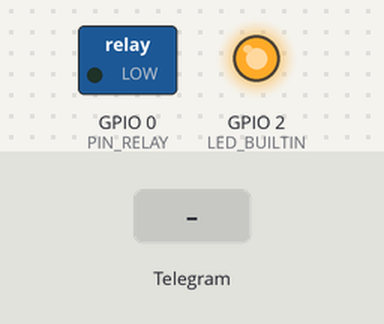
Bench run of a sketch on a simulated ESP8266 (NodeMCU). On the bench: switched loads named in the sketch (green lamp = pin HIGH), output pins drawn as LEDs (lit = HIGH, except the on-board LED, lit = LOW). The inputs (shaded band) are chosen by the test bench. WiFi joins after 1.5 s; servers stay silent unless stated; what the sketch prints to the serial monitor is not drawn.

Above: at 2.7 s.
2.8 s: Telegram message "/on" received
At 4.17 s:
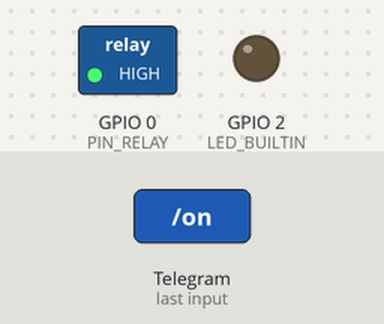
At 5.3 s:
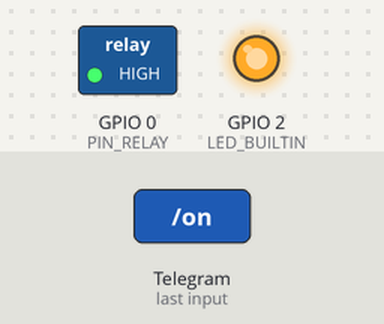
5.7 s: Telegram message "/off" received
At 8.26 s:
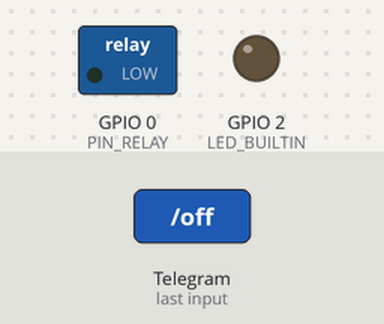
Timing chart, 0 to 13.9 s (numbered marks = the images above; inputs shaded):
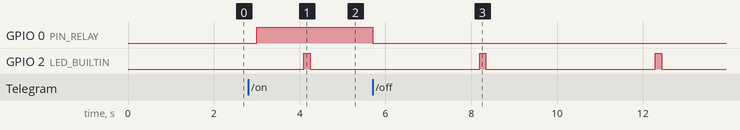

Measured:
- after the input at 2.8 s, GPIO 0 (PIN_RELAY): LOW → HIGH after 0.20 s
- after the input at 5.7 s, GPIO 0 (PIN_RELAY): HIGH → LOW at once
- by itself, GPIO 2 (LED_BUILTIN): alternates HIGH for 0.15 s and LOW for 3.9 s

The sketch:

sketch_feb20a.ino
```cpp
//
// Учебный стенд для занятий по Wi-Fi
//
// Управление реле через Интернет
// Версия для Telegram-бота
//
// Февраль 2025 г.
// 1.0 v
//


// Библиотека Wi-Fi

#include <ESP8266WiFi.h>

#define MY_SSID "fizmat"
#define MY_PASS ""

// Библиотека BOT

#include <FastBot.h>

// Ссылка, которая позволит вам создать бота - https://t.me/BotFather

FastBot bot("" /* BOT_TOKEN */);

// Pin нагрузки

#define PIN_RELAY 0


void setup() {

  pinMode(LED_BUILTIN, OUTPUT);
  pinMode(PIN_RELAY, OUTPUT);
  // digitalWrite(PIN_RELAY, HIGH); // только модуля расширения для ESP-01/ESP-01s

  Serial.begin(9600);

  Serial.println();
  Serial.println("Hello");

  // Инициализация Wi-Fi

  WiFi.begin(MY_SSID, MY_PASS);

  Serial.print("MAC address: ");
  Serial.println(WiFi.macAddress());

  while (WiFi.status() != WL_CONNECTED) {
    delay(500);
    Serial.print(".");
  }

  Serial.println("");
  Serial.print("Connected to ");
  Serial.println(WiFi.SSID());
  Serial.print("IP address: ");
  Serial.println(WiFi.localIP());

  // Инициализация бота

  bot.attach(newMsg);

}


void loop() {

  // Сигнальный светодиод

  digitalWrite(LED_BUILTIN, ( WiFi.status() == WL_CONNECTED && bitRead( millis(), 11 ) == 0 && bitRead( millis() + 1900, 11 ) == 0 ) ? HIGH : LOW);

  // Помощник бота

  tick();

}


void tick() { bot.tick(); }


//
// Обработчика сообщений бота
//

void newMsg(FB_msg& msg) {

  Serial.print(msg.userID);
  Serial.print(", ");
  Serial.print(msg.username);
  Serial.print(", ");
  Serial.println(msg.text);

  if ( msg.text == "/say_hello" ) commandSayHello(msg);
  if ( msg.text == "/on" ) commandOn(msg);
  if ( msg.text == "/off" ) commandOff(msg);

}


//
// "Поздороваться"
//

void commandSayHello(FB_msg& msg) {

  bot.sendMessage("Привет", msg.chatID);

}


//
// Включить
//

void commandOn(FB_msg& msg) {

  digitalWrite(PIN_RELAY, HIGH);
  // digitalWrite(PIN_RELAY, LOW); // только модуля расширения для ESP-01/ESP-01s
  bot.sendMessage("On", msg.chatID);

}


//
// Выключить
//

void commandOff(FB_msg& msg) {

  digitalWrite(PIN_RELAY, LOW);
  // digitalWrite(PIN_RELAY, HIGH); // только модуля расширения для ESP-01/ESP-01s
  bot.sendMessage("Off", msg.chatID);

}
```
